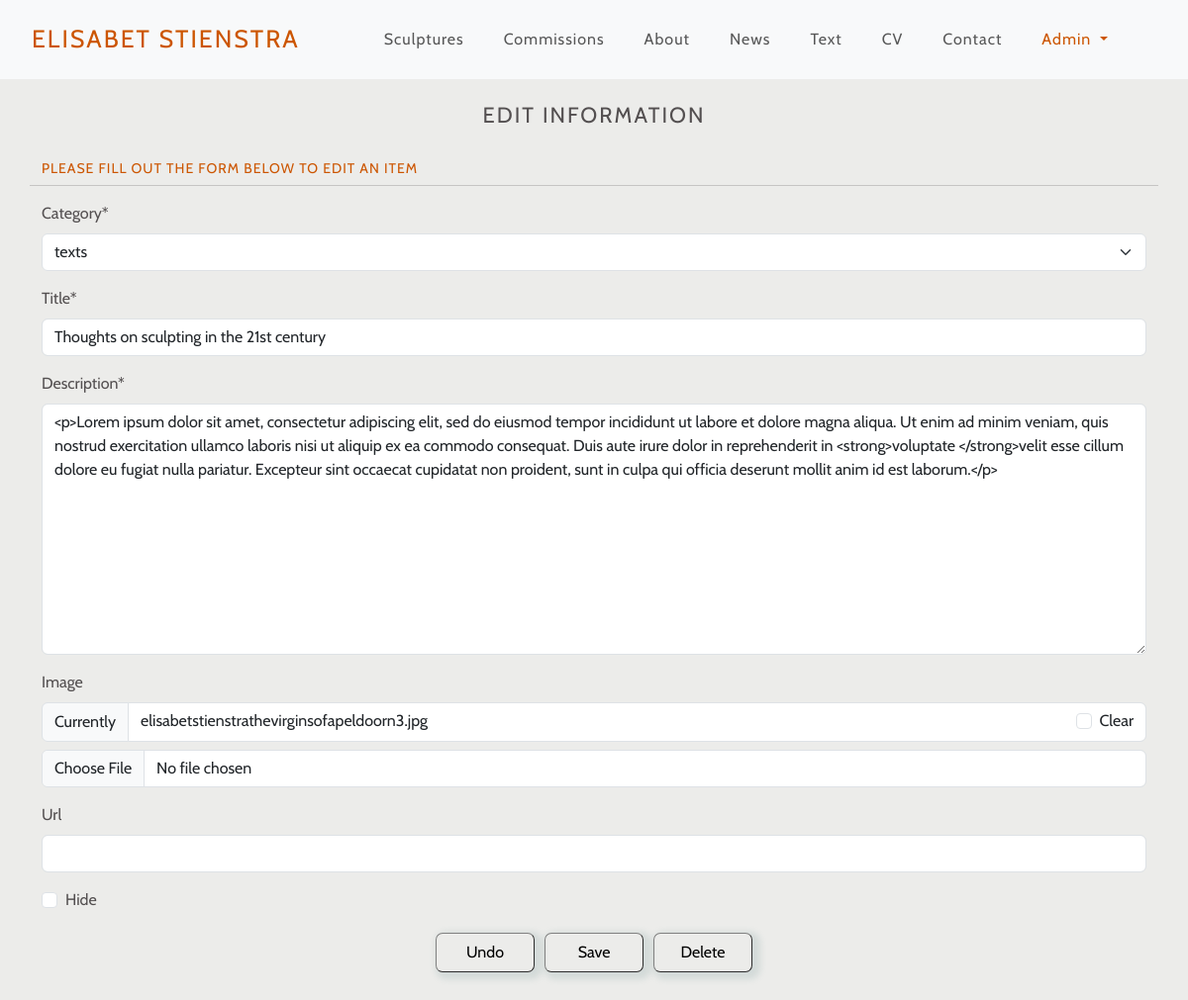
The page /info/edit-info/2/ (signed in) on the database its author committed.
### info/models.py (models this page shows, shortened)
class Info(models.Model):
    category = models.ForeignKey(
        Category,
        on_delete=models.PROTECT)
    title = models.CharField(max_length=254)
    date = models.DateTimeField(auto_now=True)
    description = RichTextField()
    image = models.ImageField(null=True, blank=True)
    url = models.CharField(null=True, blank=True, max_length=700)
    hide = models.BooleanField(default=False)

### info/views.py (the view)
# urls.py: path('edit-info/<info_id>/', views.edit_info,
@login_required
@csp_exempt
def edit_info(request, info_id):
    if not request.user.is_superuser:
        sweetify.toast(request, 'Only an Admin can access this page', icon="error", timer=2000,
                            timerProgressBar=True)
        return redirect(reverse('home'))
    info = get_object_or_404(Info, pk=info_id)
    if request.method == 'POST':
        form = InfoForm(
            request.POST, request.FILES, instance=info)
        if form.is_valid():
            form.save()
            sweetify.toast(request, 'Successfully edited information', icon="success", timer=2000,
                            timerProgressBar=True)
            return redirect(reverse('info_management'))
        else:
            sweetify.toast(request, 'Failed to edit item. Please check your input', icon="error", timer=2000,
                            timerProgressBar=True)
    else:
        form = InfoForm(instance=info)
        sweetify.toast(request, f'You are editing {info.title}', icon="info", timer=2000,
                            timerProgressBar=True)
    template = 'info/edit_info.html'
    context = {
        'form': form,
        'info': info,
    }
    return render(request, template, context)

### info/forms.py
class InfoForm(forms.ModelForm):
    class Meta:
        model = Info
        fields = '__all__'

### info/models.py (called while the page is built)
    def __str__(self):
        return str(self.name)

### info/templates/info/edit_info.html (shortened to what this page needs)
{% extends "base.html" %}
{% load static %}
{% block content %}
<h1 class="p-4">Edit Information</h1>
<div class="container">
    <div class="row">
        <h3>Please fill out the form below to edit an item</h3>
        <hr>
        <form action="{% url 'edit_info' info.id %}" method="POST" enctype="multipart/form-data" id="add-information">
            <div class="margin-bottom">
                {{ form | crispy }}
            </div>
            <div class="row text-center pb-4">
                <div class="col">
                    <button onclick="history.back()">Undo</button><button type="submit">Save</button><a data-bs-toggle="modal" data-bs-target="#modal-delete" data-bs-link="{% url 'delete_info' info.id %}"><button>Delete</button></a>
                </div>
            </div>
        </form>
    </div>
</div>
{% endblock %}

### static/css/base.css (style rules this page uses)
body { font-family: 'Cabin', sans-serif; background-color: #ECECEA; color: #534F50; overflow-x: hidden; }
h1 { font-weight: 100; font-size: 16px; text-transform: uppercase; letter-spacing: 1px; text-align: center; }
h3 { font-weight: 100; font-size: 14px; text-transform: uppercase; letter-spacing: 1px; text-align: start; color: #CC5500; }
button { color: black; background-color: transparent; width: 60px; height: 40px; margin: 5px; text-decoration: none; box-shadow: 4px 3px 6px 4px rgba(117,151,152, .2); border-width: 1px; border-radius: 7px; border-color: gray; }
a { text-decoration: none; color: inherit; }
@media only screen and (min-width: 600px) { button { width: 80px; } }
@media only screen and (min-width: 992px) { h1 { font-size: 22px; letter-spacing: 2px; } }
@media only screen and (min-width: 1200px) { button { width: 100px; } }

### rows shown on the page
Info: category "texts", title "Thoughts on sculpting in the 21st century", description "<p>Lorem ipsum dolor sit amet, consectetur adipiscing elit, sed do eiusmod tempor incididunt ut labore et dolore magna aliqua. Ut enim ad minim veniam, quis nostrud exercitation ullamco laboris nisi ut aliquip ex ea commodo consequat. Duis aute irure dolor in reprehenderit in <strong>voluptate </strong>velit esse cillum dolore eu fugiat nulla pariatur. Excepteur sint occaecat cupidatat non proident, sunt in culpa qui officia deserunt mollit anim id est laborum.</p>"
